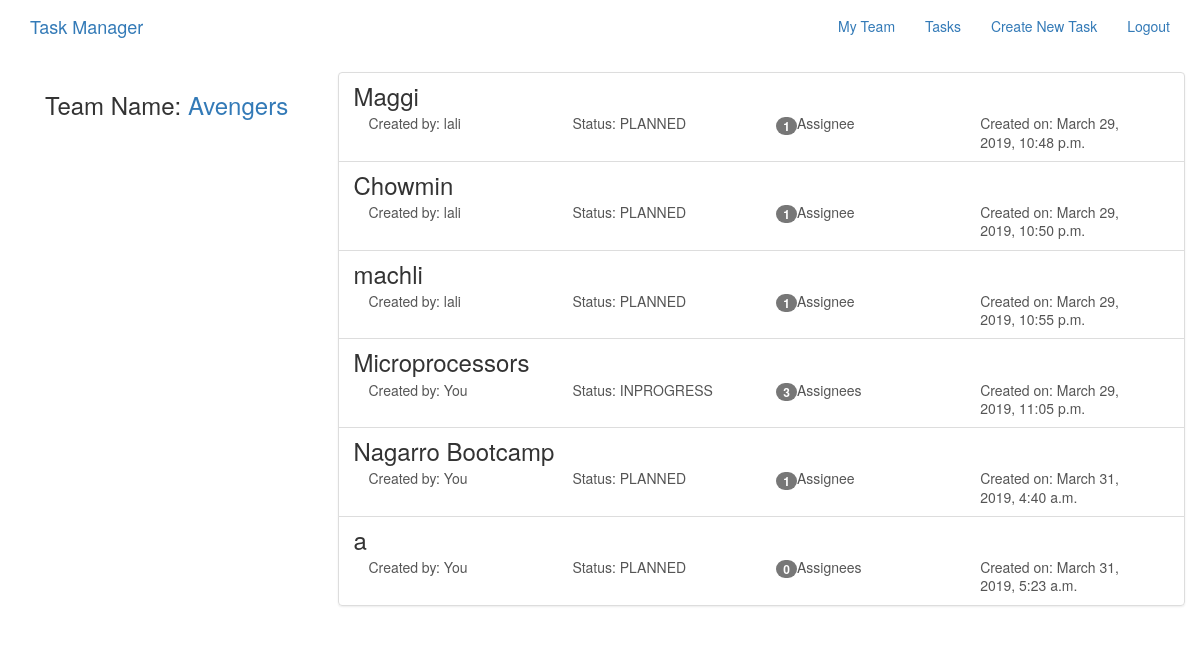
Before: /tasks/ (signed in) with the older database file.
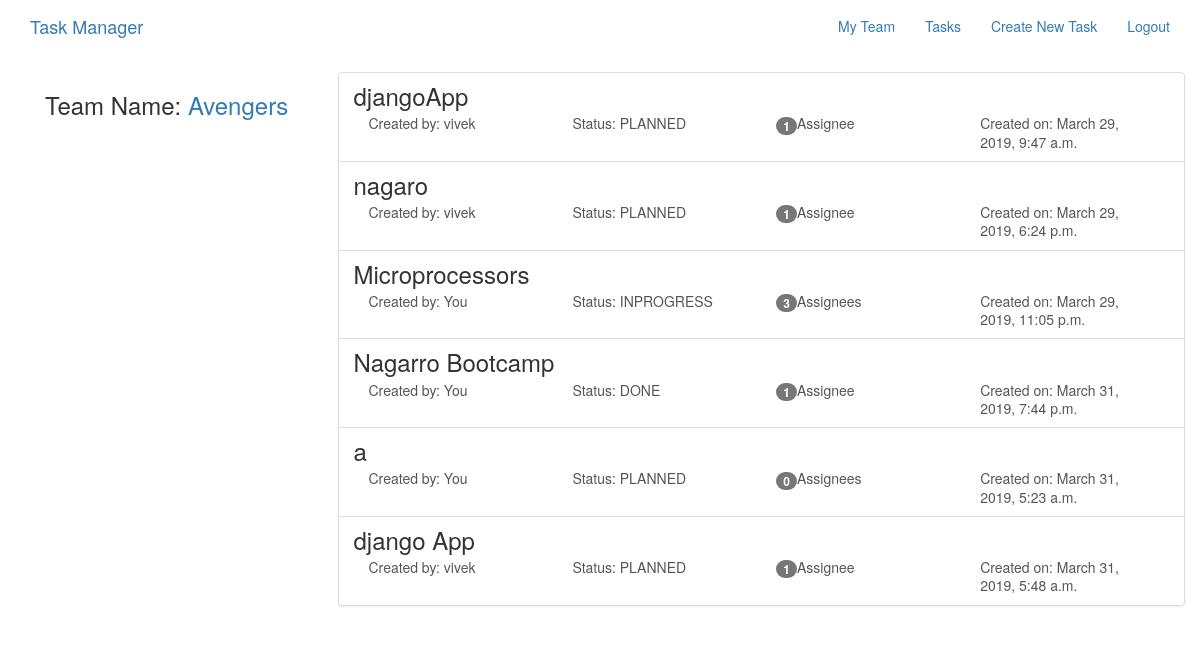
After: the same page with the newer database file.
### teams/models.py (models this page shows, shortened)
class TeamMember(models.Model):
    team = models.ForeignKey(Team,related_name="memberships",on_delete=models.CASCADE)
    member = models.OneToOneField(User,related_name="members",on_delete=models.CASCADE)
    class Meta:
        unique_together = ("team","member")

class Team(models.Model):
    name = models.CharField(max_length=255,unique=True)
    slug = models.SlugField(allow_unicode=True,unique=True)
    description = models.TextField(blank=True,default='')
    creator = models.OneToOneField(User,related_name="userteam",on_delete=models.CASCADE,blank=True,null=True)
    def __str__(self):
        return self.name

### tasks/models.py (models this page shows, shortened)
class TaskTeam(models.Model):
    task = models.ForeignKey(Task,related_name="tasks",on_delete=models.CASCADE)
    team = models.ForeignKey(Team,related_name="team",on_delete=models.CASCADE)
    class Meta:
        unique_together = ("team","task")

class Task(models.Model):
    title = models.CharField(max_length=255,unique=True)
    description = models.TextField(blank=True,default='')
    STATUS_CHOICES = (
        ("PLANNED", "Planned"),
        ("INPROGRESS", "Inprogress"),
        ("DONE", "Done"),
    )
    status = models.CharField(max_length=10,
                              choices=STATUS_CHOICES,
                              default="PLANNED")
    slug = models.SlugField(allow_unicode=True,unique=True)
    creator = models.ForeignKey(User,related_name="tasks",on_delete=models.CASCADE)
    created_at = models.DateTimeField(auto_now=True)
    assignees = models.ManyToManyField(User,through="TaskAssignees")
    class Meta:
        ordering = ["-created_at"]

### tasks/views.py (the view)
class TaskList(LoginRequiredMixin,generic.ListView):
    model = Task
    def get_context_data(self, **kwargs):
        context = super().get_context_data(**kwargs)
        task_team = None
        try:
            if self.request.user.members.team:
                task_team = TaskTeam.objects.filter(
                    team = self.request.user.members.team
                )
        except User.DoesNotExist:
            raise Http404
        except AttributeError:
            pass
        else:
            context["task_team"] = task_team
        return context

### teams/templatetags/team_tags.py (called while the page is built)
@register.simple_tag(takes_context=True)
def getteam(context):
    try:
        request = context['request']
        user = User.objects.get(username=request.user.username)
        team = user.members.team
    except ObjectDoesNotExist:
        team = None
    return team

### tasks/templates/tasks/task_list.html
{% extends "tasks/task_base.html" %}
{% block pretask %}
<div class="col-md-3">
  {% if request.user.is_authenticated %}
  <div class="card card-with-shadow">
    <div class="content">
      {% if request.user.members.team %}
      <h3>Team Name: <a href="{% url 'teams:single' slug=request.user.members.team.slug %}">{{ request.user.members.team }}</a></h3>
      {% else %}
      <h3>Your tasks</h3>
      {% endif %}
    </div>
  </div>
  {% endif %}
</div>
{% endblock %}
{% block posttask %}
<div class="col-md-9">
  <div class="list-group">
    {% if task_team %}
      {% for taskteam in task_team %}
        {% with task=taskteam.task %}
          {% include "tasks/_task.html" %}
        {% endwith %}
      {% endfor %}
    {% else %}
      {% for task in request.user.tasks.all %}
        {% include "tasks/_task.html" %}
      {% endfor %}
    {% endif %}
  </div>
</div>
{% endblock %}

### tasks/templates/tasks/task_base.html (shortened to what this page needs)
{% extends "base.html" %}
{% block content %}
<div class="tasks-page">
	<div class="container">
		<div class="row">
			{% block pretask%}{% endblock %}
			{% block posttask%}{% endblock %}
		</div>
	</div>
</div>
{% endblock %}

### templates/base.html (shortened to what this page needs)
<!DOCTYPE html>
{% load team_tags %}
{% load staticfiles %}
<html lang="en" dir="ltr">
  <head>
    <link rel="stylesheet" href="https://maxcdn.bootstrapcdn.com/bootstrap/3.3.7/css/bootstrap.min.css">
    <link rel="stylesheet" href="https://maxcdn.bootstrapcdn.com/bootstrap/3.3.7/css/bootstrap-theme.min.css">
    <link rel="stylesheet" href="{% static '/css/master.css'%}">
  </head>
  <body>
    <nav class='navbar' role='navigation' id='navbar'>
      <div class="container">
        <a class="navbar-brand" href="{% url 'home' %}">Task Manager</a>
        <ul class="nav navbar-nav navbar-right">
          {% if user.is_authenticated %}
            {% getteam as userteam %}
            {% if userteam %}
              <li><a class="navbar-link" href="{% url 'teams:single' slug=userteam.slug %}" class="btn btn-simple">My Team</a></li>
            {% else %}
              <li><a class="navbar-link" href="{% url 'teams:create' %}" class="btn btn-simple">Create Team</a></li>
            {% endif %}
            <li><a class="navbar-link" href="{% url 'tasks:all' %}" class="btn btn-simple">Tasks</a></li>
            <li><a class="navbar-link" href="{% url 'tasks:create' %}" class="btn btn-simple">Create New Task</a></li>
            <li><a class="navbar-link" href="{% url 'accounts:logout' %}" class="btn btn-simple">Logout</a></li>
          {% else %}
            <li><a class="navbar-link" href="{% url 'accounts:login' %}" class="btn btn-simple">Login</a></li>
            <li><a class="navbar-link" href="{% url 'accounts:signup' %}" class="btn btn-simple">Sign Up</a></li>
          {% endif %}
        </ul>
      </div>
    </nav>
    <div class="container">
      {% block content %}
      {% endblock %}
    </div>
  </body>
</html>

### tasks/templates/tasks/_task.html
{% load tz %}
<a class="list-group-item" href="{% url 'tasks:single' slug=task.slug %}">
  <h3 class="title list-group-item-heading">{{ task.title }}</h3>
  <div class="list-group-item-text container-fluid">
    <div class="row">
      <div class="col-md-3">
        <span>Created by: {% if request.user == task.creator %}You{% else %}{{ task.creator }}{% endif %}</span>
      </div>
      <div class="col-md-3">
        <span>Status: {{ task.status }}</span>
      </div>
      <div class="col-md-3">
        <strong><span class="badge">{{ task.assignees.count }}</span></strong>Assignee{{ task.assignees.count|pluralize }}
      </div>
      <div class="col-md-3">
        <span>Created on: {{ task.created_at|localtime }}</span>
      </div>
    </div>
  </div>
</a>

Changed rows visible on the page:
removed TaskTeam: task "Maggi", task.creator "lali", task.status "PLANNED", task.assignees.count "1", task.created_at "March 29, 2019, 10:48 p.m."
removed TaskTeam: task "Chowmin", task.creator "lali", task.status "PLANNED", task.assignees.count "1", task.created_at "March 29, 2019, 10:50 p.m."
removed TaskTeam: task "machli", task.creator "lali", task.status "PLANNED", task.assignees.count "1", task.created_at "March 29, 2019, 10:55 p.m."
added TaskTeam: task "djangoApp", task.creator "vivek", task.status "PLANNED", task.assignees.count "1", task.created_at "March 29, 2019, 9:47 a.m."
added TaskTeam: task "nagaro", task.creator "vivek", task.status "PLANNED", task.assignees.count "1", task.created_at "March 29, 2019, 6:24 p.m."
changed through a linked row, TaskTeam "Nagarro Bootcamp": task.status "PLANNED" → "DONE"; task.created_at "March 31, 2019, 4:40 a.m." → "March 31, 2019, 7:44 p.m."
added TaskTeam: task "django App", task.creator "vivek", task.status "PLANNED", task.assignees.count "1", task.created_at "March 31, 2019, 5:48 a.m."
